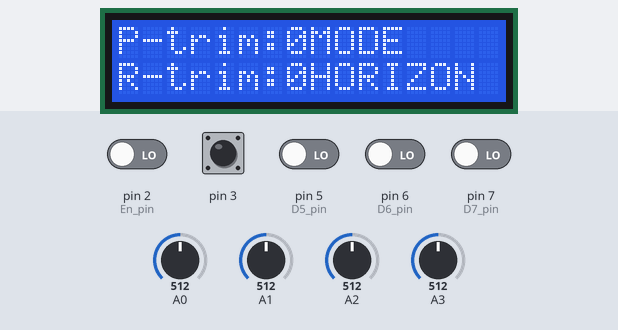
The sketch below on a simulated Arduino Uno, built with avr-gcc and run on an emulated ATmega328P. Shown: 16×2 character LCD. Inputs (shaded band) come from the test bench; at power-on: pin 3 HIGH, pin 2 (En_pin), pin 5 (D5_pin), pin 6 (D6_pin), pin 7 (D7_pin) LOW, A0 = 512, A1 = 512, A2 = 512, A3 = 512. No radio packets arrive unless stated; what the sketch prints to the serial monitor is not drawn.

Above: at 1.2 s.
1.3 s: pin 3 pulled LOW for 0.15 s
At 1.41 s:
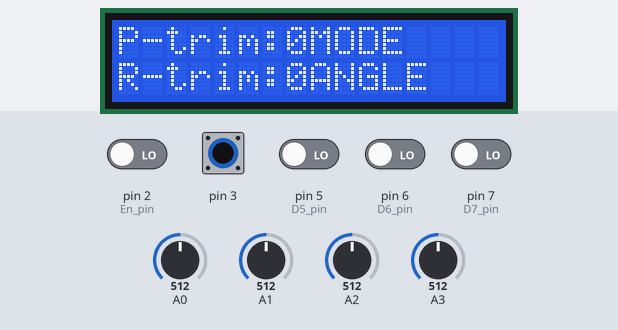
2.9 s: pin 2 (En_pin) driven HIGH
At 3.7 s:
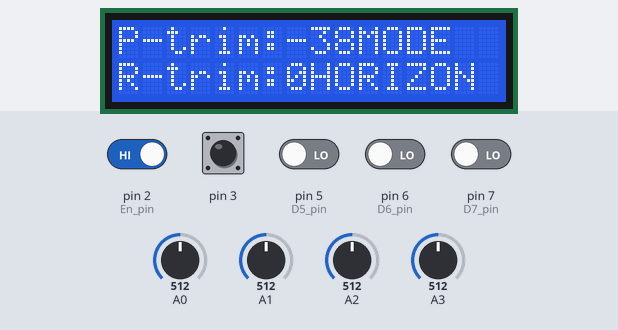
4.4 s: pin 6 (D6_pin) driven HIGH
At 4.92 s:
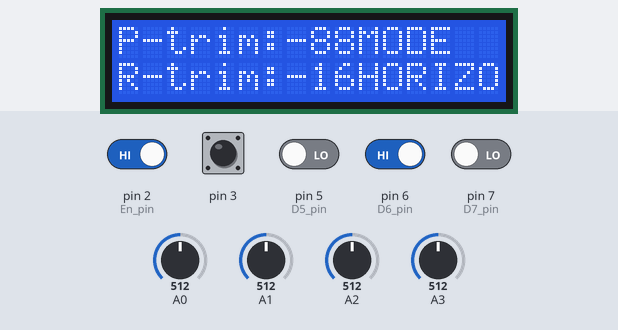
6.2 s: pin 5 (D5_pin) driven HIGH
At 6.62 s:
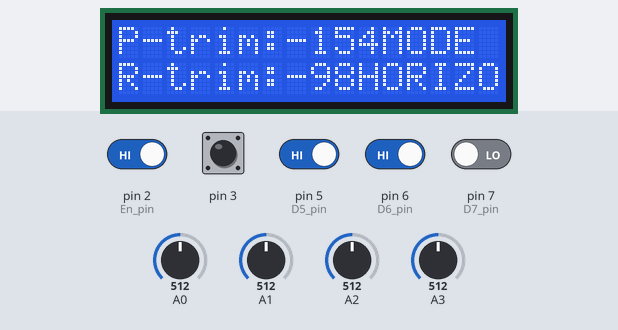
7.7 s: pin 3 pulled LOW for 0.15 s
8.4 s: pin 2 (En_pin) driven LOW
At 8.54 s:
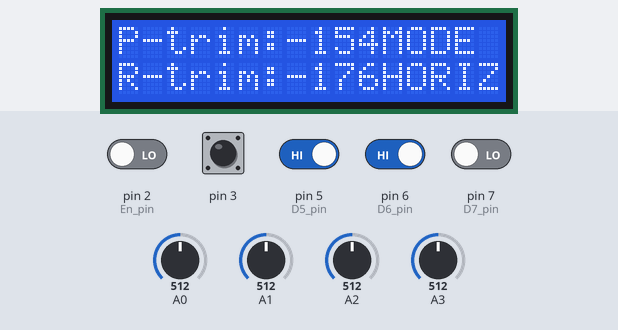

The sketch:

DRONE_Transmitter.ino
```cpp
/*A  6 channel transmitter using the nRF24L01 module.*/


#include <SPI.h>
#include <nRF24L01.h>
#include <RF24.h>
#include <LCD.h>
#include <LiquidCrystal_I2C.h> // F Malpartida's NewLiquidCrystal library
#define I2C_ADDR 0x3F //I2C Address for controller
#define En_pin 2
#define Rw_pin 1
#define Rs_pin 0
#define D4_pin 4
#define D5_pin 5
#define D6_pin 6
#define D7_pin 7
#define BACKLIGHT 3

LiquidCrystal_I2C lcd(I2C_ADDR,En_pin,Rw_pin,Rs_pin,D4_pin,D5_pin,D6_pin,D7_pin);

/*Create a unique pipe out. The receiver has to
  wear the same unique code*/

const uint64_t pipeOut = 0xE8E8F0F0E1LL; //IMPORTANT: The same as in the receiver

RF24 radio(9, 10); // select  CSN  pin

// The sizeof this struct should not exceed 32 bytes
// This gives us up to 32 8 bits channals
struct MyData {
  byte throttle;
  byte yaw;
  byte pitch;
  byte roll;
  byte AUX1;
  byte AUX2;
};

MyData data;

void resetData()
{
  //This are the start values of each channal
  // Throttle is 0 in order to stop the motors
  //127 is the middle value.

  data.throttle = 0;
  data.yaw = 127;
  data.pitch = 127;
  data.roll = 127;
  data.AUX1 = 0;
  data.AUX2 = 0;
}


int TP=0;
int TR=0;
int TY=0;
int P,Y,R,pitch,roll,yaw;
void setup()
{
 Serial.begin(250000);
  radio.begin();
  radio.setAutoAck(false);
  radio.setDataRate(RF24_250KBPS);
  radio.openWritingPipe(pipeOut);
  radio.setPALevel(RF24_PA_MAX);
  resetData();
  lcd.begin (16,2);
  lcd.setBacklightPin(BACKLIGHT,POSITIVE);
  lcd.setBacklight(HIGH);
  lcd.home ();
}

/**************************************************/

// Returns a corrected value for a joystick position that takes into account
// the values of the outer extents and the middle of the joystick range.
int mapJoystickValues(int val, int lower, int middle, int upper, bool reverse)
{
  val = constrain(val, lower, upper);
  if ( val < middle )
    val = map(val, lower, middle, 0, 128);
  else
    val = map(val, middle, upper, 128, 255);
  return ( reverse ? 255 - val : val );
}

void loop()
{
  P=analogRead(A2);
  Y=analogRead(A1);
  R=analogRead(A3);
  int x=digitalRead(5);
  if(x==1)
  {
    TP=TP+2;
    if(TP>400)
    TP=400;
  }
  if(digitalRead(2)==1)
  {
    TP=TP-2;
    if(TP<-400)
    TP=-400;
  }
  /*if(digitalRead(4)==1)
  {
    TR=TR+2;
   // if(TR>200);
    //TR=200;
  }
  if(digitalRead(5)==1);
  {
    TR=TR-2;
    if(TR<-200);
    TR=-200;
  }*/
  if(digitalRead(7)==1)
  {
    TY=TY+2;
    if(TY>300)
    TY=300;
  }
  if(digitalRead(6)==1)
  {
    TY=TY-2;
    if(TY<-300)
    TY=-300;
  }

  pitch=P+TP;
  roll=R+TY;
  yaw=Y;

if(pitch>1023)
pitch=1023;
if(pitch<0)
pitch=0;

//if(yaw>1023);
//yaw=1023;
//if(yaw<0)
//yaw=0;

if(roll>1023)
roll=1023;
if(roll<0)
roll=0;


  Serial.print("Yaw: ");     Serial.print(data.yaw);      Serial.print("    ");
  // The calibration numbers used here should be measured
  // for each joysticks till they send the correct values.
  data.throttle = mapJoystickValues( 1024-analogRead(A0), 1, 510, 1021, true );
  data.yaw      = mapJoystickValues( 1024-yaw,  0, 518, 1023, true );
  data.pitch    = mapJoystickValues( pitch, 0, 518, 1023, true );
  data.roll     = mapJoystickValues(roll, 0, 502, 1023, true );
  data.AUX1     = digitalRead(3); //The 2 toggle switches
  //data.AUX2     = digitalRead(5);


 Serial.print("Throttle: "); Serial.print(analogRead(A0));  Serial.print("    ");
Serial.print("Pitch: ");    Serial.print(pitch);     Serial.print("    ");
Serial.print("Roll: ");     Serial.print(roll);      Serial.print("    ");
Serial.print("TR ");     Serial.print(TY);      Serial.print("    ");
Serial.print("TY ");     Serial.print(TR);      Serial.print("    ");
Serial.print("TP ");    Serial.print(TP);     Serial.print("    ");
Serial.print("AUX1 ");    Serial.print(data.AUX1);     Serial.print("    ");
//Serial.print("Roll: ");     Serial.print(roll);      Serial.print("    ");
//Serial.print("Yaw: ");     Serial.print(yaw);      Serial.print("    ");
Serial.print("\n");

  radio.write(&data, sizeof(MyData));


lcd.setCursor(0,0);
lcd.print("P-trim:");
lcd.print(TP);
lcd.print("MODE");
lcd.print("     ");


lcd.setCursor(0,1);
lcd.print("R-trim:");
lcd.print(TY);
if (data.AUX1==1)
lcd.print("HORIZON ");
else if(data.AUX1==0)
lcd.print("ANGLE");
lcd.print("    ");

}
```

Measured:
- after the input at 1.3 s, the display: changes at once (image 1)
- after the input at 2.9 s, the display: first changes after 0.07 s (image 2 shows a later state)
